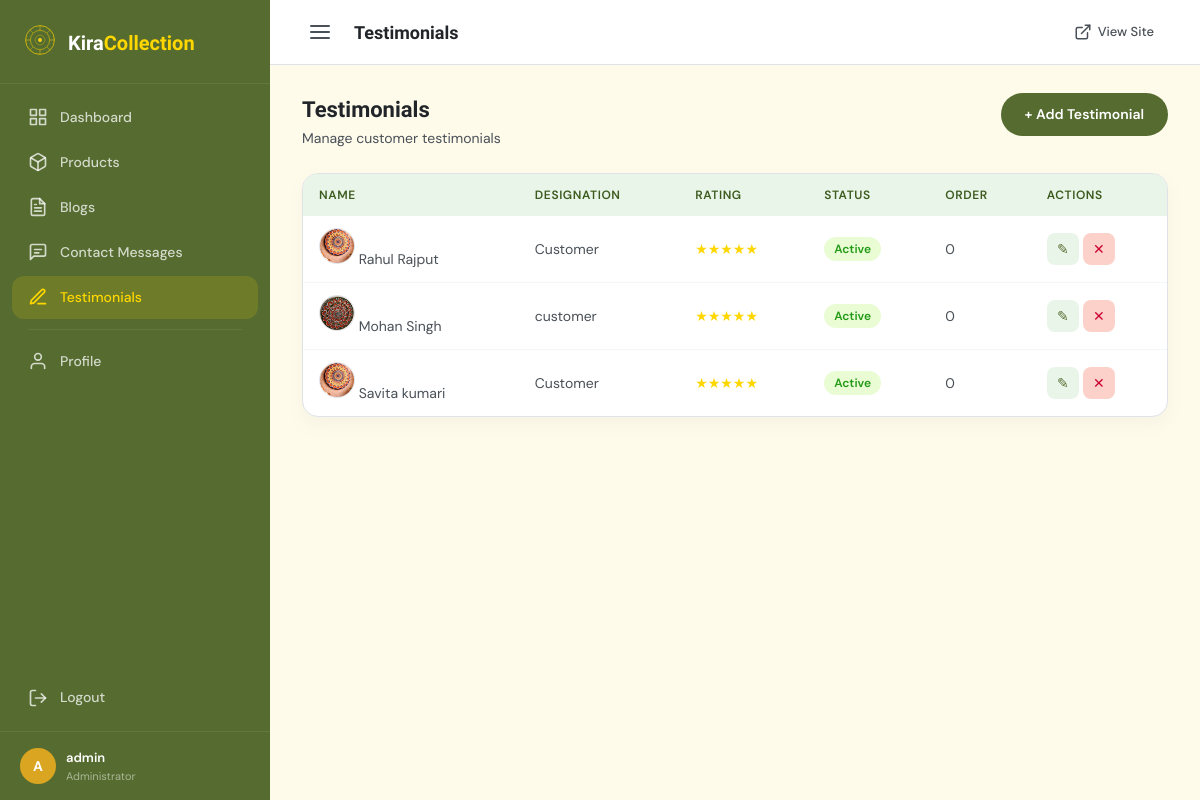
Screenshot of /admin/testimonials.php (signed in) with the database file from the repository.
### tables this page shows
CREATE TABLE `testimonials` (
  `id` int(11) NOT NULL AUTO_INCREMENT,
  `name` varchar(200) NOT NULL,
  `designation` varchar(200) DEFAULT '',
  `content` text NOT NULL,
  `image` varchar(500) DEFAULT '',
  `rating` int(11) DEFAULT '5',
  `is_active` tinyint(1) DEFAULT '1',
  `sort_order` int(11) DEFAULT '0',
  `created_at` datetime DEFAULT CURRENT_TIMESTAMP,
  `updated_at` datetime DEFAULT CURRENT_TIMESTAMP ON UPDATE CURRENT_TIMESTAMP,
  PRIMARY KEY (`id`)
);

### admin/includes/auth.php (called while the page is built, shortened)
<?php
function getCurrentAdmin() {
    $db = getDB();
    $stmt = $db->prepare("SELECT id, username, email, name FROM admins WHERE id = ?");
    $stmt->execute([$_SESSION['admin_id']]);
    return $stmt->fetch();
}

### admin/testimonials.php (the view, shortened to what this page needs)
<?php
$db = getDB();
try {
    $db->query("SELECT 1 FROM testimonials LIMIT 1");
} catch (PDOException $e) {
    $db->exec("
        CREATE TABLE IF NOT EXISTS `testimonials` (
            `id` INT AUTO_INCREMENT PRIMARY KEY,
            `name` VARCHAR(200) NOT NULL,
            `designation` VARCHAR(200) DEFAULT '',
            `content` TEXT NOT NULL,
            `image` VARCHAR(500) DEFAULT '',
            `rating` INT DEFAULT 5,
            `is_active` TINYINT(1) DEFAULT 1,
            `sort_order` INT DEFAULT 0,
            `created_at` DATETIME DEFAULT CURRENT_TIMESTAMP,
            `updated_at` DATETIME DEFAULT CURRENT_TIMESTAMP ON UPDATE CURRENT_TIMESTAMP
        ) ENGINE=InnoDB DEFAULT CHARSET=utf8mb4 COLLATE=utf8mb4_unicode_ci
    ");
}
$stmt = $db->query("SELECT * FROM testimonials ORDER BY sort_order ASC, id ASC");
$testimonials = $stmt->fetchAll();
?>
<?php require_once __DIR__ . '/partials/header.php'; ?>
<div class="page-header">
    <div>
        <h2>Testimonials</h2>
        <p>Manage customer testimonials</p>
    </div>
    <a href="testimonial-add.php" class="btn-primary">+ Add Testimonial</a>
</div>
<div class="table-card">
    <div class="table-responsive">
        <table class="data-table">
            <thead>
                <tr>
                    <th>Name</th>
                    <th>Designation</th>
                    <th>Rating</th>
                    <th>Status</th>
                    <th>Order</th>
                    <th>Actions</th>
                </tr>
            </thead>
            <tbody>
                <?php if (empty($testimonials)): ?>
                    <tr>
                        <td colspan="6" class="empty-row">No testimonials found. <a href="testimonial-add.php">Add one now</a></td>
                    </tr>
                <?php else: ?>
                    <?php foreach ($testimonials as $t): ?>
                        <tr>
                            <td>
                                <div class="flex items-center gap-x-3">
                                    <?php if ($t['image']): ?>
                                        <img src="../<?= htmlspecialchars($t['image']) ?>" class="table-thumb" style="width:36px;height:36px;border-radius:50%;object-fit:cover">
                                    <?php endif; ?>
                                    <span class="font-medium"><?= htmlspecialchars($t['name']) ?></span>
                                </div>
                            </td>
                            <td><?= htmlspecialchars($t['designation'] ?? '') ?></td>
                            <td>
                                <span style="color:#ffd700;"><?= str_repeat('★', $t['rating']) . str_repeat('☆', 5 - $t['rating']) ?></span>
                            </td>
                            <td>
                                <a href="?toggle=<?= $t['id'] ?>" class="status <?= $t['is_active'] ? 'status-ok' : 'status-low' ?>">
                                    <?= $t['is_active'] ? 'Active' : 'Inactive' ?>
                                </a>
                            </td>
                            <td><?= $t['sort_order'] ?></td>
                            <td>
                                <div class="action-btns">
                                    <a href="testimonial-edit.php?id=<?= $t['id'] ?>" class="btn-action btn-edit" title="Edit">✎</a>
                                    <a href="?delete=<?= $t['id'] ?>" class="btn-action btn-delete" title="Delete" onclick="return confirm('Delete this testimonial?')">✕</a>
                                </div>
                            </td>
                        </tr>
                    <?php endforeach; ?>
                <?php endif; ?>
            </tbody>
        </table>
    </div>
</div>
<?php require_once __DIR__ . '/partials/footer.php'; ?>

### admin/partials/header.php (shortened to what this page needs)
<?php
require_once __DIR__ . '/../includes/auth.php';
$currentAdmin = getCurrentAdmin();
$currentPage = basename($_SERVER['PHP_SELF']);
?>
<!DOCTYPE html>
<html lang="en">
<head>
    <link rel="stylesheet" href="assets/admin.css">
</head>
<body>
    <div class="admin-wrapper">
        <aside class="sidebar" id="sidebar">
            <div class="sidebar-brand">
                <div class="sidebar-logo">
                </div>
                <span class="sidebar-title">Kira<span>Collection</span></span>
            </div>
            <nav class="sidebar-nav">
                <a href="index.php" class="nav-item <?= $currentPage === 'index.php' ? 'active' : '' ?>">
                    <svg width="20" height="20" viewBox="0 0 24 24" fill="none" stroke="currentColor" stroke-width="2"
                        stroke-linecap="round" stroke-linejoin="round">
                        <rect x="3" y="3" width="7" height="7" />
                        <rect x="14" y="3" width="7" height="7" />
                        <rect x="14" y="14" width="7" height="7" />
                        <rect x="3" y="14" width="7" height="7" />
                    </svg>
                    <span>Dashboard</span>
                </a>
                <a href="products.php"
                    class="nav-item <?= strpos($currentPage, 'product') !== false ? 'active' : '' ?>">
                    <span>Products</span>
                </a>
                <a href="blogs.php" class="nav-item <?= strpos($currentPage, 'blog') !== false ? 'active' : '' ?>">
                    <span>Blogs</span>
                </a>
                <a href="contact-messages.php"
                    class="nav-item <?= strpos($currentPage, 'contact') !== false ? 'active' : '' ?>">
                    <svg width="20" height="20" viewBox="0 0 24 24" fill="none" stroke="currentColor" stroke-width="2"
                        stroke-linecap="round" stroke-linejoin="round">
                        <path d="M21 15a2 2 0 0 1-2 2H7l-4 4V5a2 2 0 0 1 2-2h14a2 2 0 0 1 2 2z" />
                        <path d="M8 9h8" />
                        <path d="M8 13h5" />
                    </svg>
                    <span>Contact Messages</span>
                </a>
                <a href="testimonials.php"
                    class="nav-item <?= strpos($currentPage, 'testimonial') !== false ? 'active' : '' ?>">
                    <svg width="20" height="20" viewBox="0 0 24 24" fill="none" stroke="currentColor" stroke-width="2"
                        stroke-linecap="round" stroke-linejoin="round">
                        <path d="M12 20h9" />
                        <path d="M16.5 3.5a2.121 2.121 0 0 1 3 3L7 19l-4 1 1-4L16.5 3.5z" />
                    </svg>
                    <span>Testimonials</span>
                </a>
                <div class="nav-divider"></div>
                <a href="profile.php"
                    class="nav-item <?= $currentPage === 'profile.php' ? 'active' : '' ?>">
                    <svg width="20" height="20" viewBox="0 0 24 24" fill="none" stroke="currentColor" stroke-width="2"
                        stroke-linecap="round" stroke-linejoin="round">
                        <path d="M20 21v-2a4 4 0 0 0-4-4H8a4 4 0 0 0-4 4v2" />
                        <circle cx="12" cy="7" r="4" />
                    </svg>
                    <span>Profile</span>
                </a>
                <a href="logout.php" class="nav-item logout-item">
                    <svg width="20" height="20" viewBox="0 0 24 24" fill="none" stroke="currentColor" stroke-width="2"
                        stroke-linecap="round" stroke-linejoin="round">
                        <path d="M9 21H5a2 2 0 0 1-2-2V5a2 2 0 0 1 2-2h4" />
                        <polyline points="16 17 21 12 16 7" />
                        <line x1="21" y1="12" x2="9" y2="12" />
                    </svg>
                    <span>Logout</span>
                </a>
            </nav>
            <div class="sidebar-footer">
                <div class="admin-info">
                    <div class="admin-avatar"><?= strtoupper(substr($currentAdmin['username'] ?? 'A', 0, 1)) ?></div>
                    <div class="admin-details">
                        <span class="admin-name"><?= htmlspecialchars($currentAdmin['name'] ?? $currentAdmin['username'] ?? 'Admin') ?></span>
                        <span class="admin-role">Administrator</span>
                    </div>
                </div>
            </div>
        </aside>
        <main class="main-content">
            <header class="topbar">
                <button class="sidebar-toggle" id="sidebarToggle" onclick="toggleSidebar()">
                    <svg width="24" height="24" viewBox="0 0 24 24" fill="none" stroke="currentColor" stroke-width="2"
                        stroke-linecap="round" stroke-linejoin="round">
                        <line x1="3" y1="6" x2="21" y2="6" />
                        <line x1="3" y1="12" x2="21" y2="12" />
                        <line x1="3" y1="18" x2="21" y2="18" />
                    </svg>
                </button>
                <div class="topbar-title">
                    <?php
                    $pageTitles = [
                        'index.php' => 'Dashboard',
                        'products.php' => 'Products',
                        'product-add.php' => 'Add Product',
                        'product-edit.php' => 'Edit Product',
                        'blogs.php' => 'Blogs',
                        'blog-add.php' => 'Add Blog',
                        'blog-edit.php' => 'Edit Blog',
                        'contact-messages.php' => 'Contact Messages',
                        'testimonials.php' => 'Testimonials',
                        'testimonial-add.php' => 'Add Testimonial',
                        'testimonial-edit.php' => 'Edit Testimonial',
                        'profile.php' => 'My Profile',
                    ];
                    echo $pageTitles[$currentPage] ?? 'Admin Panel';
                    ?>
                </div>
                <div class="topbar-actions">
                    <a href="../index.php" class="topbar-link" target="_blank">
                        <svg width="18" height="18" viewBox="0 0 24 24" fill="none" stroke="currentColor"
                            stroke-width="2" stroke-linecap="round" stroke-linejoin="round">
                            <path d="M18 13v6a2 2 0 0 1-2 2H5a2 2 0 0 1-2-2V8a2 2 0 0 1 2-2h6" />
                            <polyline points="15 3 21 3 21 9" />
                            <line x1="10" y1="14" x2="21" y2="3" />
                        </svg>
                        View Site
                    </a>
                </div>
            </header>
            <div class="content-area">

### admin/partials/footer.php (shortened to what this page needs)
            </div>
        </main>
    </div>
</body>
</html>

### rows the page displays
testimonials: image (picture), name "Rahul Rajput", designation "Customer", rating "★★★★★", is_active "Active", sort_order "0"
testimonials: image (picture), name "Mohan Singh", designation "customer", rating "★★★★★", is_active "Active", sort_order "0"
testimonials: image (picture), name "Savita kumari", designation "Customer", rating "★★★★★", is_active "Active", sort_order "0"

### other values shown
substr($currentAdmin['username'] ?? 'A', 0, 1) "A"
$currentAdmin['name'] "admin"
$pageTitles[$currentPage] "Testimonials"
